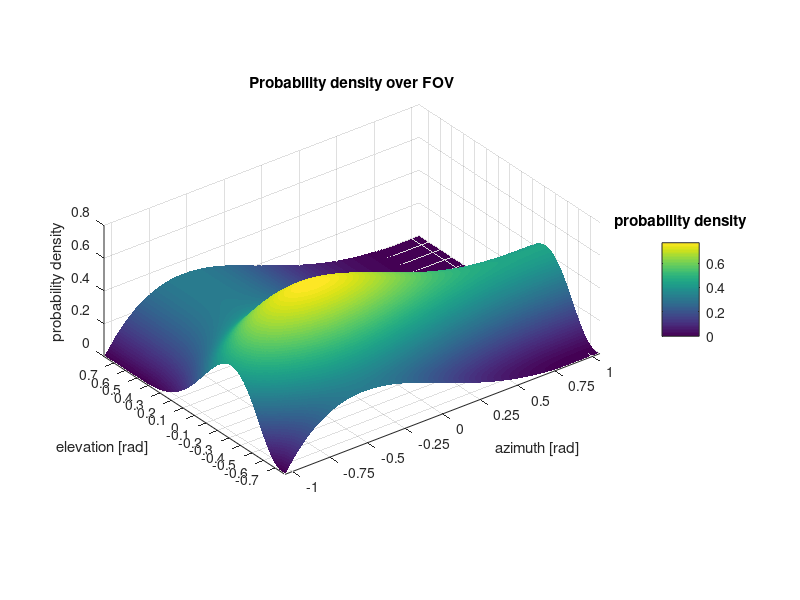

The MATLAB script that drew this image:
clear all;
[X,Y] = meshgrid(0:0.001:1);
azalpha = 2;
azbeta = 4;
elalpha = 4;
elbeta = 8;

x = betapdf(X, azalpha, azbeta);
y = betapdf(X, elalpha, elbeta);
z = (x + y')/2;

fov = [pi*(2/3), pi/2];

X = X*fov(1) - fov(1)/2;
Y = Y*fov(2) - fov(2)/2;
surf(X, Y, z/(fov(1)*fov(2)), 'EdgeColor', 'None')
daspect([1 1 1])
xlabel('azimuth [rad]')
ylabel('elevation [rad]')
zlabel('probability density')
title('Probability density over FOV')
hcb = colorbar
colorTitleHandle = get(hcb, 'Title');
titleString = 'probability density';
set(colorTitleHandle ,'String', titleString);
xticks([-1:0.25:1])
xlim([-1.05, 1.05])
yticks(-0.8:0.1:0.8)
ylim([-0.786, 0.786])